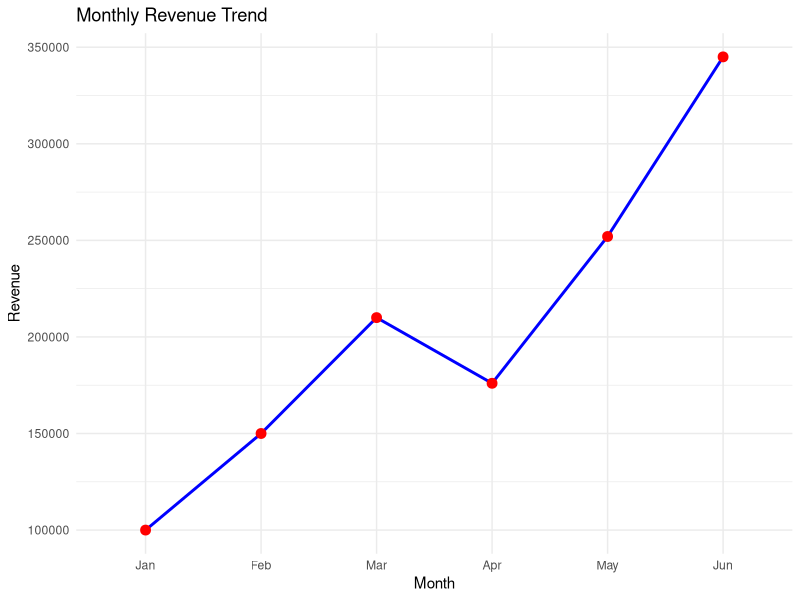
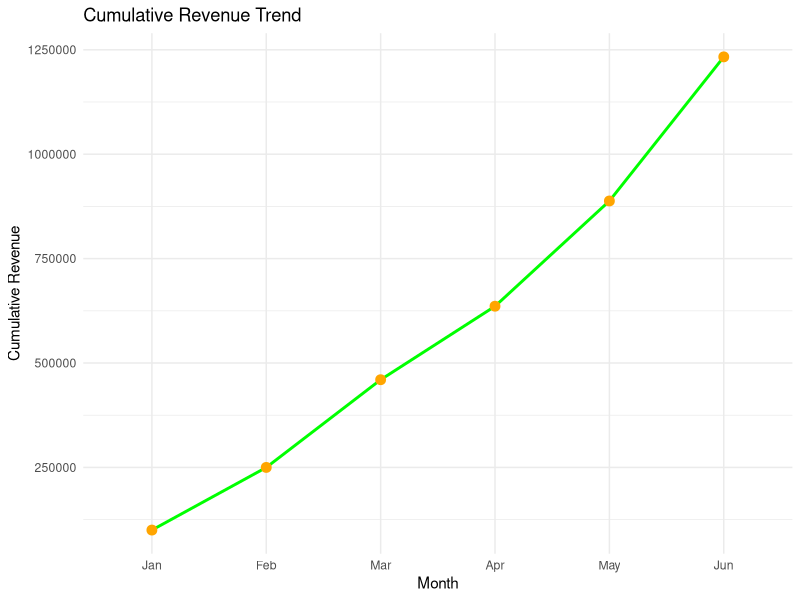

R code for these plots, in order:
# Q48 – Monthly Sales Trend Project

# Scenario: Company wants monthly revenue analysis.
# Tasks:

# Create a dataset with Month, UnitsSold, Price.

# Add Revenue column.

# Calculate cumulative revenue.

# Visualize:

# Revenue trend (line chart with points)

# Cumulative revenue (line chart, different color)

# Concepts: mutate, cumulative calculations (cumsum()), ggplot2 (geom_line, geom_point).

library(dplyr)
library(ggplot2)

# Dataset
sales <- data.frame(
  Month = factor(c("Jan","Feb","Mar","Apr","May","Jun"),
                 levels=c("Jan","Feb","Mar","Apr","May","Jun")),
  UnitsSold = c(50,75,100,80,120,150),
  Price = c(2000,2000,2100,2200,2100,2300)
)

# Calculate Revenue
sales <- sales %>% mutate(Revenue = UnitsSold * Price)

# Calculate cumulative revenue
sales <- sales %>% mutate(CumulativeRevenue = cumsum(Revenue))

# Revenue trend line chart
ggplot(sales, aes(x=Month, y=Revenue, group=1)) +
  geom_line(color="blue", size=1) +
  geom_point(color="red", size=3) +
  labs(title="Monthly Revenue Trend", x="Month", y="Revenue") +
  theme_minimal()

# Cumulative revenue line chart
ggplot(sales, aes(x=Month, y=CumulativeRevenue, group=1)) +
  geom_line(color="green", size=1) +
  geom_point(color="orange", size=3) +
  labs(title="Cumulative Revenue Trend", x="Month", y="Cumulative Revenue") +
  theme_minimal()
